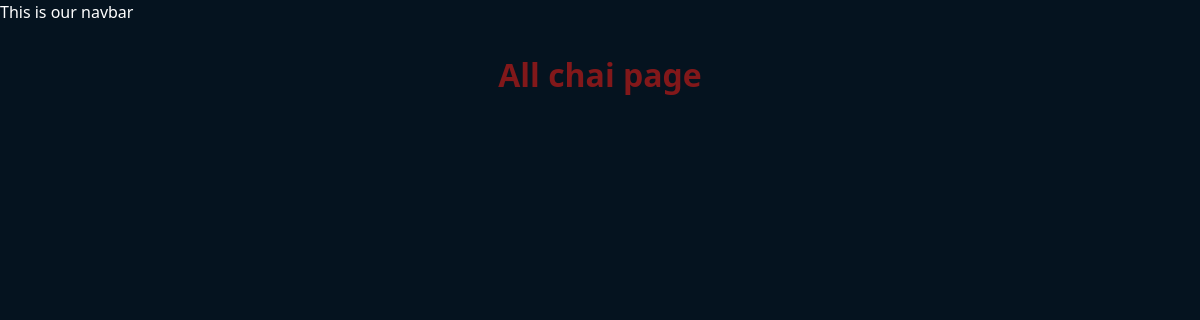
The app's page /chai/, older data.
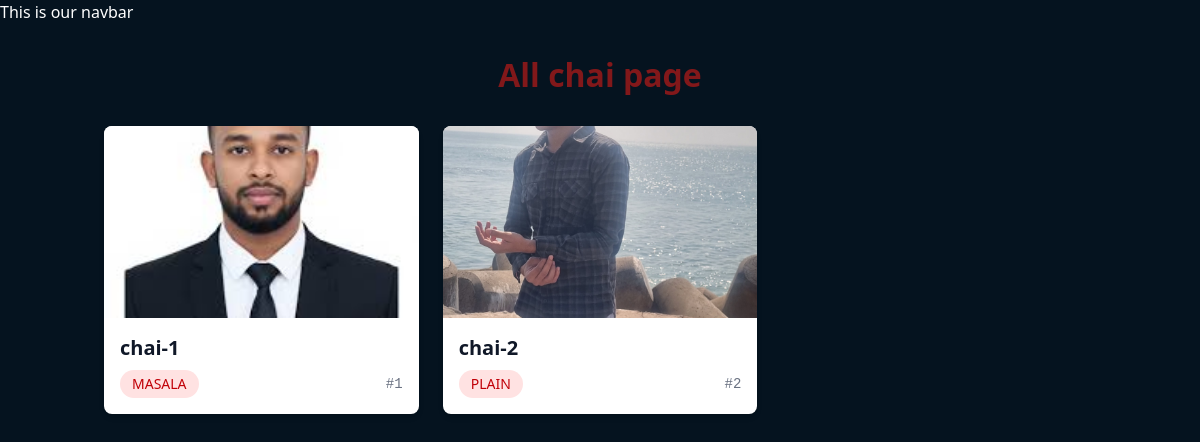
The same page, newer data.
### first_app/models.py (models this page shows)
class Chaia_Variety(models.Model):
    CHAI_TYPE_CHOICE = [
        ('ML', 'MASALA'),
        ('GR', 'GINGER'),
        ('KL', 'KIWI'),
        ('PL', 'PLAIN'),
        ('EL', 'ELAICHI'),
    ]
    name = models.CharField(max_length=100)
    image = models.ImageField(upload_to='chais/')
    date_added = models.DateTimeField(default=timezone.now)
    type = models.CharField(max_length=2, choices=CHAI_TYPE_CHOICE)
    description = models.TextField(default='')
    price = models.DecimalField(max_digits=10,decimal_places=2,default=0)
    def __str__(self):
        return self.name

### first_app/views.py (the view)
# urls.py: path("", views.all_chai,name="all_chai"),
def all_chai(request):
    all_chais = Chaia_Variety.objects.all()
    print(all_chais)
    print(request,"Request")
    return render(request, "first_app/first_app.html",{'chais':all_chais})

### first_app/templates/first_app/first_app.html (shortened to what this page needs)
{% extends "layout.html" %}
{% block content %}
<div class="container mx-auto px-4 py-8">
    <h1 class="text-3xl font-bold text-red-900 mb-8">All chai page</h1>
    <div class="grid grid-cols-1 sm:grid-cols-2 lg:grid-cols-3 xl:grid-cols-4 gap-6">
        {% for chai in chais %}
        <a href="{% url 'chai_detail' chai.id %}" class="block bg-white rounded-lg shadow-md overflow-hidden hover:shadow-xl transition-shadow group">
            <img src="{{ chai.image.url }}" alt="{{ chai.name }}" class="w-full h-48 object-cover group-hover:scale-105 transition-transform duration-300">
            <div class="p-4">
                <h3 class="text-xl font-semibold text-gray-900 mb-2 group-hover:text-red-600 transition-colors">{{ chai.name }}</h3>
                <div class="flex items-center justify-between text-sm">
                    <span class="px-3 py-1 bg-red-100 text-red-700 rounded-full font-medium">{{ chai.get_type_display }}</span>
                    <span class="text-gray-500 font-mono">#{{ chai.id }}</span>
                </div>
            </div>
        </a>
        {% endfor %}
    </div>
</div>
{% endblock %}

### templates/layout.html (shortened to what this page needs)
{% load static tailwind_tags %}
{% load static %}
<!DOCTYPE html>
<html lang="en">
<head>
    <link rel="stylesheet" href="{% static 'style.css' %}">
    {% tailwind_css %}
</head>
<body>
    <nav>
        This is our navbar
    </nav>
    {% block content %}{% endblock %}
</body>
</html>

### static/style.css (style rules this page uses)
body { background-color: rgb(5, 19, 31); color: white; }
h1 { text-align: center; font-size:2em; }

Row changes from the older to the newer data that the page shows:
added Chaia_Variety: image (picture), name "chai-1", type "MASALA", id "1"
added Chaia_Variety: image (picture), name "chai-2", type "PLAIN", id "2"
